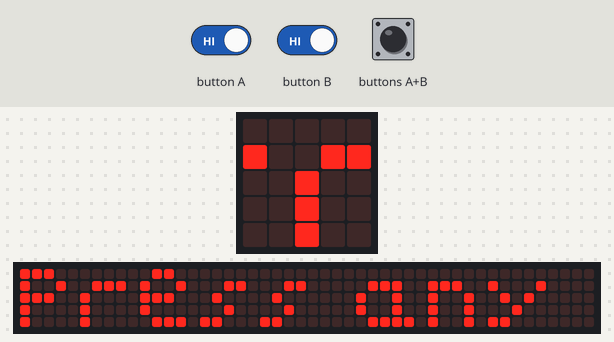
Bench run of a program on a simulated BBC micro:bit running MicroPython. Shown: the board's 5×5 LED display, a strip that is not on the board, showing the scrolling text unrolled. The inputs (shaded band) are chosen by the test bench. The 48×5 strip is a reading aid, not a part: it shows the text the display is scrolling, unrolled, one strip-width of it at a time.

Above: at 1.2 s.
1.3 s: button A driven LOW and button B driven LOW
At 12.73 s:
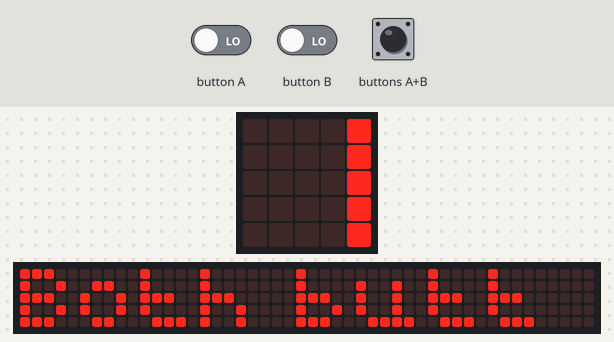
14.4 s: button A released
28.4 s: button B released
At 30.83 s:
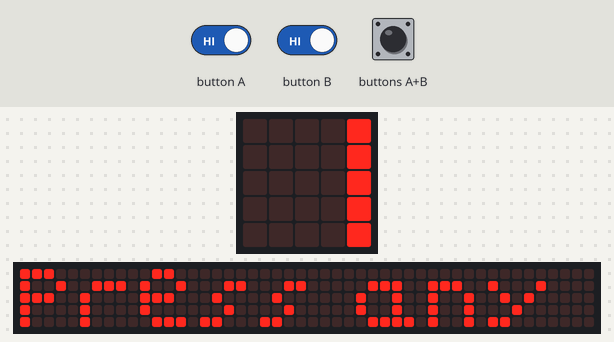
33.1 s: button A held down
At 43.38 s:
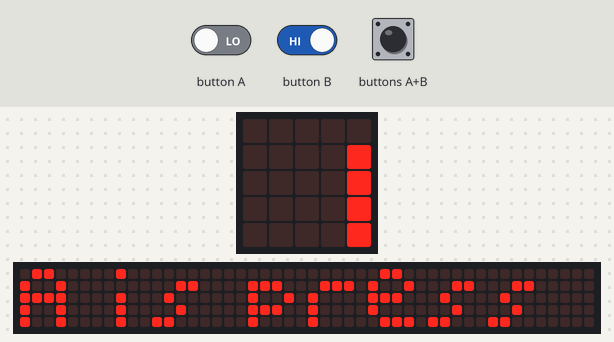
45.2 s: buttons A+B pressed for 3 s
49.9 s: button B held down
At 52.19 s:
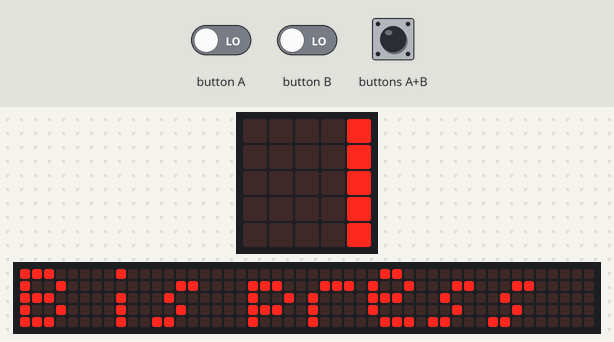

Measured:
- after the input at 1.3 s, the display: first differs from a run without the input after 11.4 s (image 1)
- after the input at 28.4 s, the display: first differs from a run without the input after 2.4 s (image 2)
- after the input at 33.1 s, the display: first differs from a run without the input after 10.2 s (image 3)
- after the input at 49.9 s, the display: first differs from a run without the input after 2.2 s (image 4)

The program:

main2.py
```python
from microbit import *

while True:
    display.clear()
    sleep(100)
    if button_a.is_pressed() and not button_b.is_pressed():
        display.scroll("A is pressed")
    elif button_b.is_pressed() and not button_a.is_pressed():
        display.scroll("B is pressed")
    elif button_a.is_pressed() and button_b.is_pressed():
        display.scroll("Both buttons are pressed")
    else:
         display.scroll("Press any button")
            
```
